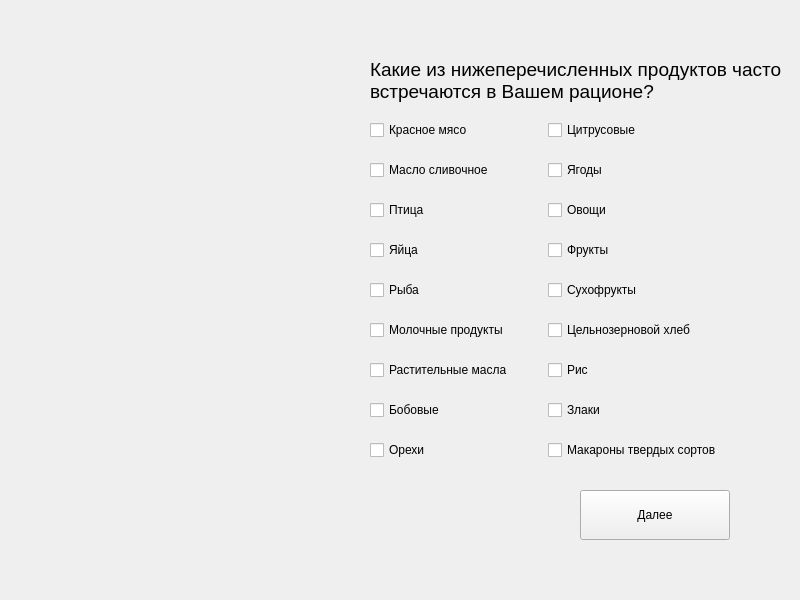
<?xml version="1.0" encoding="UTF-8"?>
<ui version="4.0">
 <class>TestWindow3</class>
 <widget class="QWidget" name="TestWindow3">
  <property name="geometry">
   <rect>
    <x>0</x>
    <y>0</y>
    <width>800</width>
    <height>600</height>
   </rect>
  </property>
  <property name="minimumSize">
   <size>
    <width>800</width>
    <height>600</height>
   </size>
  </property>
  <property name="maximumSize">
   <size>
    <width>800</width>
    <height>600</height>
   </size>
  </property>
  <property name="windowTitle">
   <string>Form</string>
  </property>
  <property name="windowIcon">
   <iconset resource="resources.qrc">
    <normaloff>:/pract/image.png</normaloff>:/pract/image.png</iconset>
  </property>
  <widget class="QWidget" name="formLayoutWidget">
   <property name="geometry">
    <rect>
     <x>370</x>
     <y>120</y>
     <width>453</width>
     <height>378</height>
    </rect>
   </property>
   <layout class="QFormLayout" name="formLayout">
    <property name="horizontalSpacing">
     <number>35</number>
    </property>
    <property name="verticalSpacing">
     <number>20</number>
    </property>
    <item row="0" column="0">
     <widget class="QCheckBox" name="checkBox">
      <property name="enabled">
       <bool>true</bool>
      </property>
      <property name="text">
       <string>Красное мясо</string>
      </property>
     </widget>
    </item>
    <item row="0" column="1">
     <widget class="QCheckBox" name="checkBox_10">
      <property name="text">
       <string>Цитрусовые</string>
      </property>
     </widget>
    </item>
    <item row="1" column="0">
     <widget class="QCheckBox" name="checkBox_2">
      <property name="text">
       <string>Масло сливочное</string>
      </property>
     </widget>
    </item>
    <item row="1" column="1">
     <widget class="QCheckBox" name="checkBox_11">
      <property name="text">
       <string>Ягоды</string>
      </property>
     </widget>
    </item>
    <item row="2" column="0">
     <widget class="QCheckBox" name="checkBox_3">
      <property name="text">
       <string>Птица</string>
      </property>
     </widget>
    </item>
    <item row="2" column="1">
     <widget class="QCheckBox" name="checkBox_12">
      <property name="text">
       <string>Овощи</string>
      </property>
     </widget>
    </item>
    <item row="3" column="0">
     <widget class="QCheckBox" name="checkBox_4">
      <property name="text">
       <string>Яйца</string>
      </property>
     </widget>
    </item>
    <item row="3" column="1">
     <widget class="QCheckBox" name="checkBox_13">
      <property name="text">
       <string>Фрукты</string>
      </property>
     </widget>
    </item>
    <item row="4" column="0">
     <widget class="QCheckBox" name="checkBox_5">
      <property name="text">
       <string>Рыба</string>
      </property>
     </widget>
    </item>
    <item row="4" column="1">
     <widget class="QCheckBox" name="checkBox_14">
      <property name="text">
       <string>Сухофрукты</string>
      </property>
     </widget>
    </item>
    <item row="5" column="0">
     <widget class="QCheckBox" name="checkBox_6">
      <property name="text">
       <string>Молочные продукты</string>
      </property>
     </widget>
    </item>
    <item row="5" column="1">
     <widget class="QCheckBox" name="checkBox_15">
      <property name="text">
       <string>Цельнозерновой хлеб</string>
      </property>
     </widget>
    </item>
    <item row="6" column="0">
     <widget class="QCheckBox" name="checkBox_7">
      <property name="text">
       <string>Растительные масла</string>
      </property>
     </widget>
    </item>
    <item row="6" column="1">
     <widget class="QCheckBox" name="checkBox_16">
      <property name="text">
       <string>Рис</string>
      </property>
     </widget>
    </item>
    <item row="7" column="0">
     <widget class="QCheckBox" name="checkBox_8">
      <property name="text">
       <string>Бобовые</string>
      </property>
     </widget>
    </item>
    <item row="7" column="1">
     <widget class="QCheckBox" name="checkBox_17">
      <property name="text">
       <string>Злаки</string>
      </property>
     </widget>
    </item>
    <item row="8" column="0">
     <widget class="QCheckBox" name="checkBox_9">
      <property name="text">
       <string>Орехи</string>
      </property>
     </widget>
    </item>
    <item row="8" column="1">
     <widget class="QCheckBox" name="checkBox_18">
      <property name="text">
       <string>Макароны твердых сортов</string>
      </property>
     </widget>
    </item>
   </layout>
  </widget>
  <widget class="QPushButton" name="nextPageButton">
   <property name="geometry">
    <rect>
     <x>580</x>
     <y>490</y>
     <width>150</width>
     <height>50</height>
    </rect>
   </property>
   <property name="styleSheet">
    <string notr="true"/>
   </property>
   <property name="text">
    <string>Далее</string>
   </property>
  </widget>
  <widget class="QLabel" name="label">
   <property name="geometry">
    <rect>
     <x>370</x>
     <y>50</y>
     <width>441</width>
     <height>61</height>
    </rect>
   </property>
   <property name="font">
    <font>
     <pointsize>14</pointsize>
    </font>
   </property>
   <property name="text">
    <string>Какие из нижеперечисленных продуктов часто встречаются в Вашем рационe?</string>
   </property>
   <property name="scaledContents">
    <bool>false</bool>
   </property>
   <property name="wordWrap">
    <bool>true</bool>
   </property>
  </widget>
 </widget>
 <resources>
  <include location="resources.qrc"/>
 </resources>
 <connections/>
</ui>
